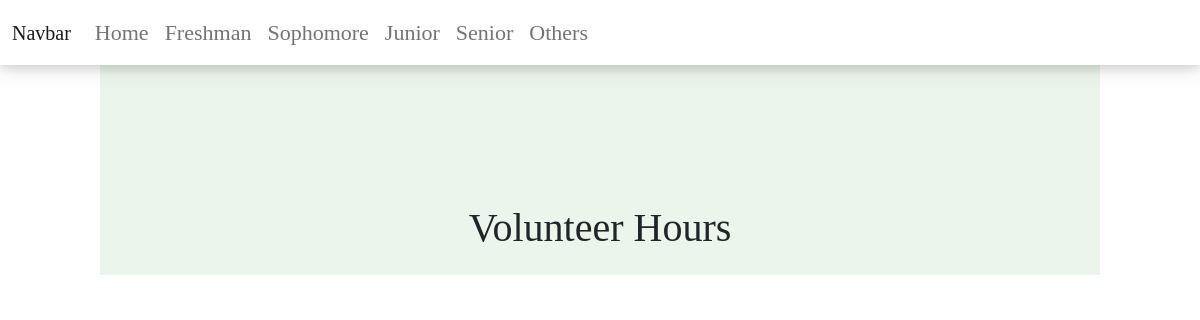
Before: /sophomore with the older database file.
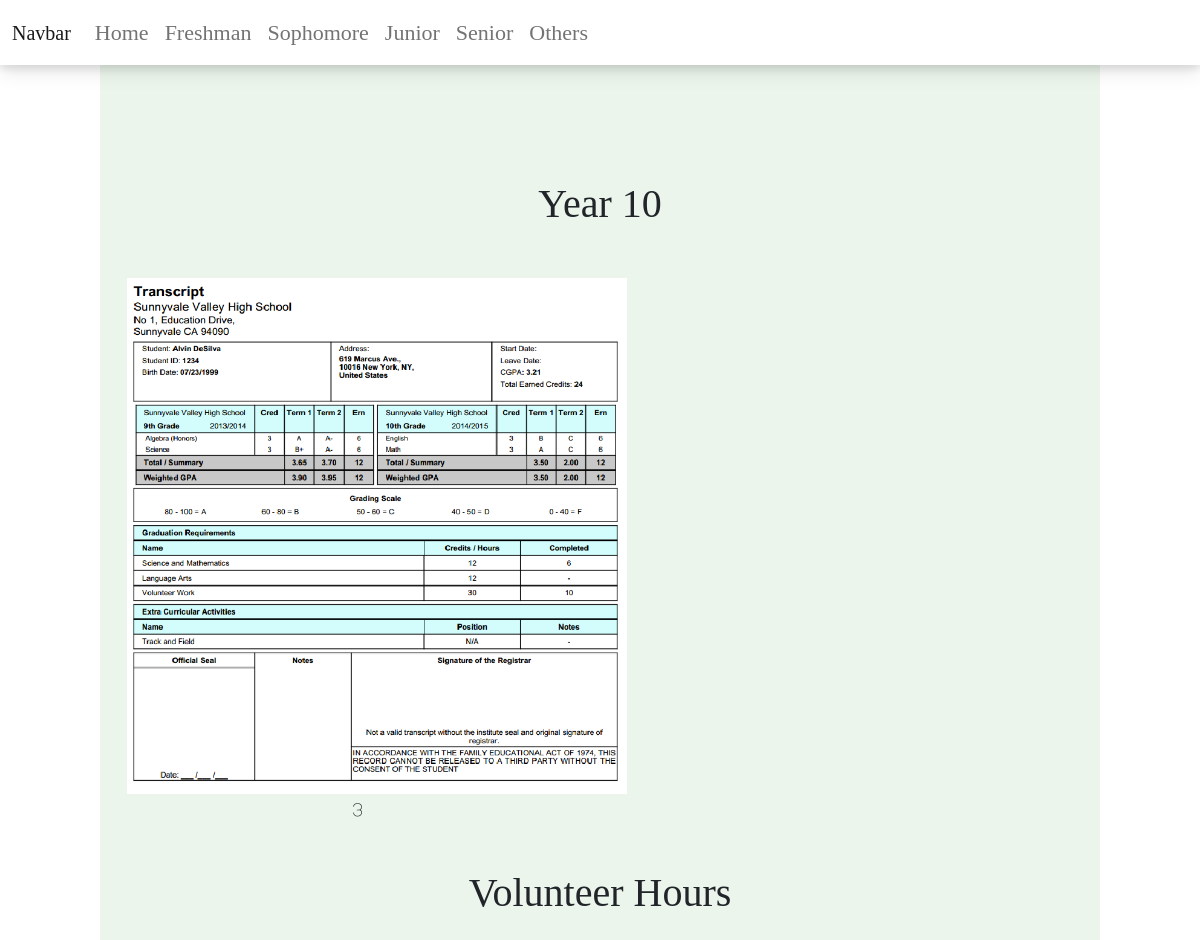
After: the same page with the newer database file.
### projects/models.py (models this page shows)
class SchoolGrade(models.Model):
    year = models.CharField(max_length=20)
    term = models.CharField(max_length=20)
    image = models.CharField(max_length=100)
    description = models.TextField()
    highlights = models.TextField(null=True)

### projects/views.py (the view)
def all_grades(request, year):
    year_dict = {
        "freshman": "Year 9",
        "sophomore": "Year 10",
        "junior": "Year 11",
        "senior": "Year 12"
    }
    y = year_dict[year]
    volunteers = VolunteerHours.objects.filter(year=y)
    grades = SchoolGrade.objects.filter(year=y)
    print(grades)
    return render(request, "projects/year.html", {'grades': grades, 'volunteers': volunteers})

### projects/templates/projects/year.html (shortened to what this page needs)
<!DOCTYPE html>
<html lang="en">
<head>
    <link href="https://cdn.jsdelivr.net/npm/bootstrap@5.1.3/dist/css/bootstrap.min.css" rel="stylesheet">
    {% load static %}
    <link rel='stylesheet' href="{% static 'css/main.css' %}">
</head>
<body>
<nav class="navbar navbar-expand-lg navbar-light navbar-style" style="background-color: ##ffffff; color: #677a69 !important;">
  <div class="container-fluid">
    <a class="navbar-brand" href="#">Navbar</a>
    <div class="collapse navbar-collapse" id="navbarSupportedContent">
      <ul class="navbar-nav me-auto mb-2 mb-lg-0">
        <li class="nav-item">
          <a class="nav-link" aria-current="page" href="https://yumeng-zou-highschool.herokuapp.com/">Home</a>
        </li>
        <li class="nav-item">
          <a class="nav-link" href="freshman">Freshman</a>
        </li>
        <li class="nav-item">
          <a class="nav-link" href="sophomore">Sophomore</a>
        </li>
		  <li class="nav-item">
          <a class="nav-link" href="junior">Junior</a>
        </li>
		  <li class="nav-item">
          <a class="nav-link" href="senior">Senior</a>
        </li>
		  <li class="nav-item">
          <a class="nav-link" href="others">Others</a>
        </li>
      </ul>
    </div>
  </div>
</nav>
{% load static %}
	<div style ="margin: 0px 100px 0px 100px; text-align: center; background-color: #ebf5eb; padding: 15px; padding-top:90px;">
		<div style="margin: 90px 0px 50px 0px">
        <h1>{{grades.0.year}}</h1>
        </div>
	<div class="container">
	  <div class="row">
          {% for grade in grades%}
		  <div class="col-6">
			<img src={% static grade.image%} width="500">
              <p>{{grade.term}}</p>
              </div>
          {%endfor%}
	  </div>
	</div>
	<br>
<div style="text-align: center">
	<h1>Volunteer Hours</h1>
	</div>
	</div>
</body>
</html>

Changed rows visible on the page:
now on this page (row edited): SchoolGrade: year "Year 10", image (picture), term "3"
